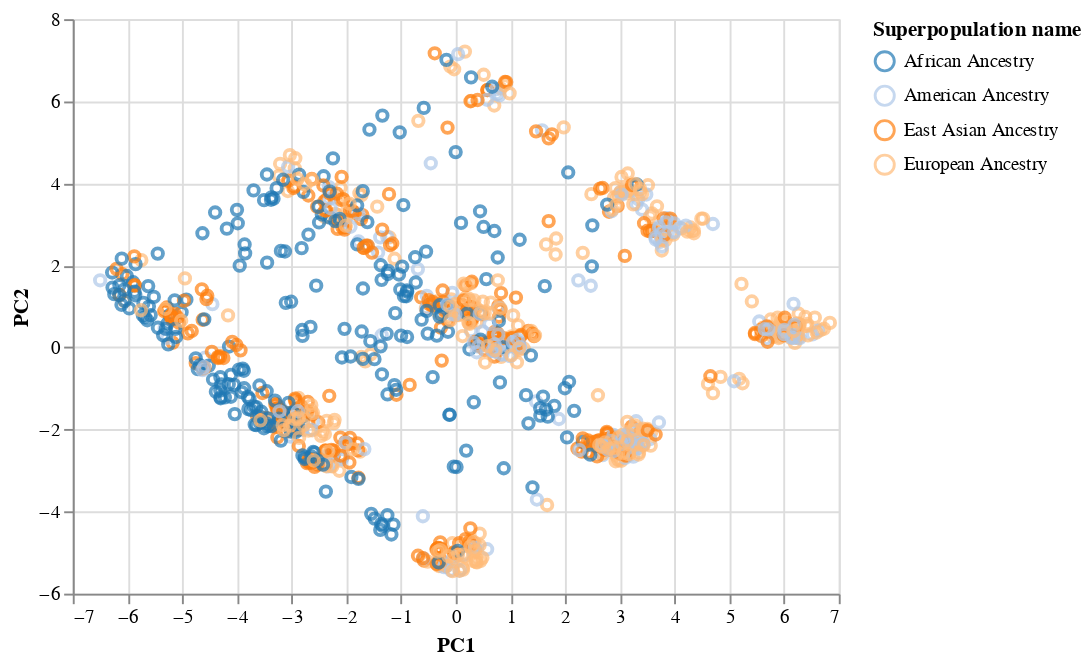

Source (notebook cell):
### Markdown cell above
### PCA:

### Code cell
alt.Chart(df_plot).mark_point().encode(
    x='PC1',
    y='PC2',
    color=alt.Color('Superpopulation name', scale=alt.Scale(scheme='category20'))
)

### Figure 1 — Vega-Lite specification as saved in the notebook (floating-point values rounded to 4 significant figures; data arrays with more than 128 entries replaced by an {"elided": "..."} marker saying what was removed)
{"config": {"view": {"continuousWidth": 400, "continuousHeight": 300}}, "data": {"name": "data-88a2c47494f3723645dfdb6c002a9efd"}, "mark": "point", "encoding": {"color": {"field": "Superpopulation name", "scale": {"scheme": "category20"}, "type": "nominal"}, "x": {"field": "PC1", "type": "quantitative"}, "y": {"field": "PC2", "type": "quantitative"}}, "$schema": "https://vega.github.io/schema/vega-lite/v4.17.0.json", "datasets": {"data-88a2c47494f3723645dfdb6c002a9efd": {"elided": "1092 records"}}}
